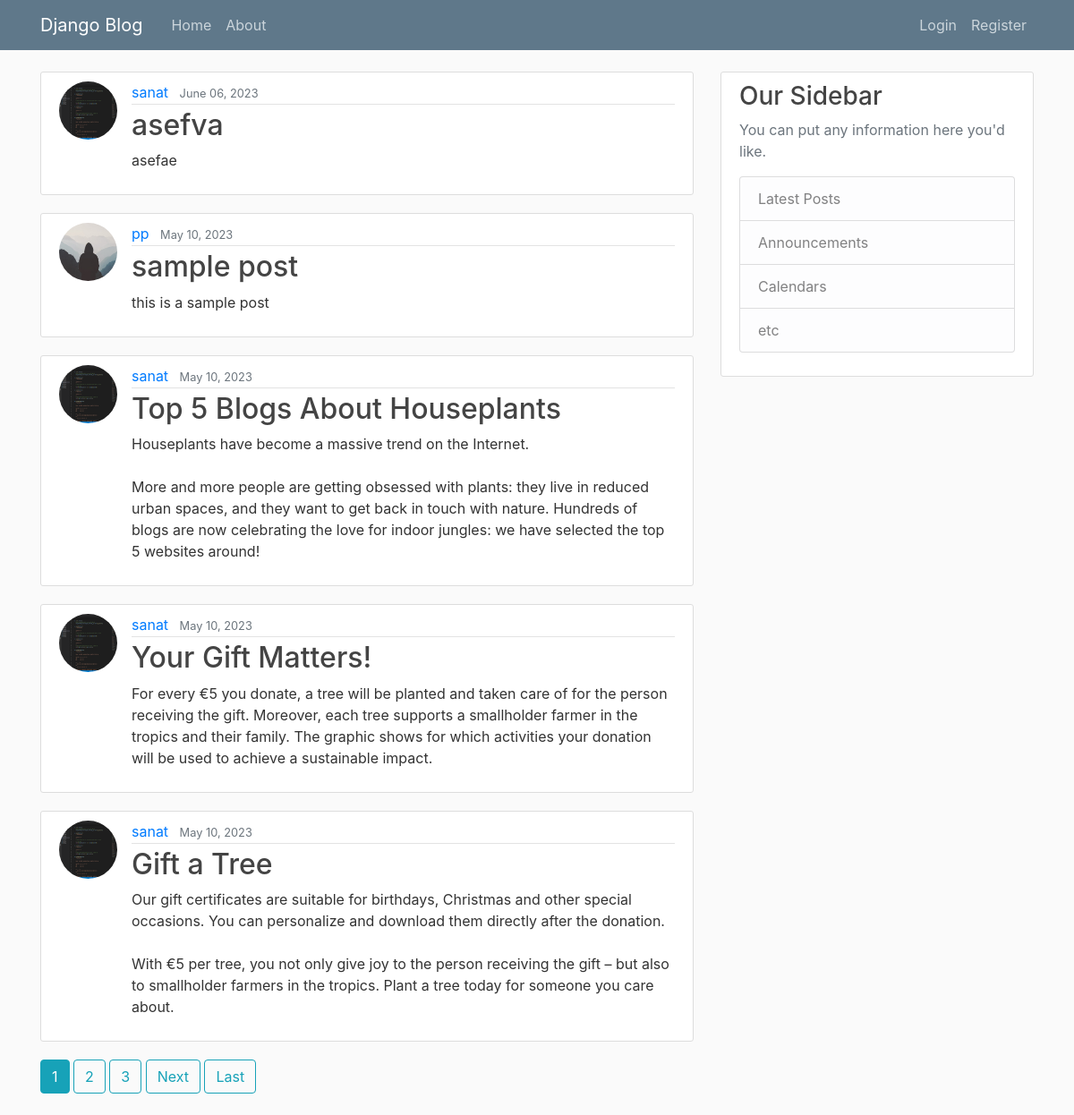
The page / on the database its author committed.
### blog/models.py (models this page shows, shortened)
class Post(models.Model):
    title = models.CharField(max_length=100)
    content = models.TextField()
    date_posted = models.DateTimeField(default=timezone.now)
    author = models.ForeignKey(User, on_delete=models.CASCADE)

### users/models.py (models this page shows, shortened)
class Profile(models.Model):
    user = models.OneToOneField(User, on_delete=models.CASCADE)
    image = models.ImageField(default='default.jpg', upload_to='profile_pics')

### blog/views.py (the view)
# urls.py: path('', PostListView.as_view(), name='blog-home'),
class PostListView(ListView):
    model = Post
    template_name = 'blog/home.html'
    context_object_name = 'posts'
    ordering = ['-date_posted']
    paginate_by=5

### blog/templates/blog/home.html (shortened to what this page needs)
{% extends "blog/base.html" %}
{% block content %}
    {% for post in posts %}
        <article class="media content-section">
          <img class="rounded-circle article-img" src="{{ post.author.profile.image.url }}">
          <div class="media-body">
            <div class="article-metadata">
              <a class="mr-2" href="{% url 'user-posts' post.author.username %}">{{ post.author }}</a>
              <small class="text-muted">{{ post.date_posted|date:"F d, Y" }}</small>
            </div>
            <h2><a class="article-title" href="{% url 'post-detail' post.id %}">{{ post.title }}</a></h2>
            <p class="article-content">{{ post.content }}</p>
          </div>
        </article>
    {% endfor %}
    {% if is_paginated %}
      {% for num in page_obj.paginator.page_range %}
        {% if page_obj.number == num %}
          <a class="btn btn-info mb-4" href="?page={{ num }}">{{ num }}</a>
        {% elif num > page_obj.number|add:'-3' and num < page_obj.number|add:'3' %}
          <a class="btn btn-outline-info mb-4" href="?page={{ num }}">{{ num }}</a>
        {% endif %}
      {% endfor %}
      {% if page_obj.has_next %}
        <a class="btn btn-outline-info mb-4" href="?page={{ page_obj.next_page_number }}">Next</a>
        <a class="btn btn-outline-info mb-4" href="?page={{ page_obj.paginator.num_pages }}">Last</a>
      {% endif %}
    {% endif %}
{% endblock content %}

### blog/templates/blog/base.html (shortened to what this page needs)
{% load static %}
<!DOCTYPE html>
<html>
<head>
    <link rel="stylesheet" href="https://maxcdn.bootstrapcdn.com/bootstrap/4.0.0/css/bootstrap.min.css">
    <link rel="stylesheet" type="text/css" href="{% static 'blog/main.css' %}">
</head>
<body>
    <header class="site-header">
      <nav class="navbar navbar-expand-md navbar-dark bg-steel fixed-top">
        <div class="container">
          <a class="navbar-brand mr-4" href="{% url 'blog-home' %}">Django Blog</a>
          <div class="collapse navbar-collapse" id="navbarToggle">
            <div class="navbar-nav mr-auto">
              <a class="nav-item nav-link" href="{% url 'blog-home' %}">Home</a>
              <a class="nav-item nav-link" href="{% url 'blog-about' %}">About</a>
            </div>
            <div class="navbar-nav">
              {% if user.is_authenticated %}
              <a class="nav-item nav-link" href="{% url 'post-create' %}">Add Post</a>
                <a class="nav-item nav-link" href="{% url 'profile' %}">Profile</a>
                <a class="nav-item nav-link" href="{% url 'logout' %}">Logout</a>
              {% else %}
                <a class="nav-item nav-link" href="{% url 'login' %}">Login</a>
                <a class="nav-item nav-link" href="{% url 'register' %}">Register</a>
              {% endif %}
            </div>
          </div>
        </div>
      </nav>
    </header>
    <main role="main" class="container">
      <div class="row">
        <div class="col-md-8">
          {% block content %}{% endblock %}
        </div>
        <div class="col-md-4">
          <div class="content-section">
            <h3>Our Sidebar</h3>
            <p class='text-muted'>You can put any information here you'd like.
              <ul class="list-group">
                <li class="list-group-item list-group-item-light">Latest Posts</li>
                <li class="list-group-item list-group-item-light">Announcements</li>
                <li class="list-group-item list-group-item-light">Calendars</li>
                <li class="list-group-item list-group-item-light">etc</li>
              </ul>
            </p>
          </div>
        </div>
      </div>
    </main>
</body>
</html>

### blog/static/blog/main.css (style rules this page uses)
body { background: #fafafa; color: #333333; margin-top: 5rem; }
h1, h2, h3, h4, h5, h6 { color: #444444; }
ul { margin: 0; }
.bg-steel { background-color: #5f788a; }
.site-header .navbar-nav .nav-link { color: #cbd5db; }
.content-section { background: #ffffff; padding: 10px 20px; border: 1px solid #dddddd; border-radius: 3px; margin-bottom: 20px; }
.article-title { color: #444444; }
.article-content { white-space: pre-line; }
.article-img { height: 65px; width: 65px; margin-right: 16px; }
.article-metadata { padding-bottom: 1px; margin-bottom: 4px; border-bottom: 1px solid #e3e3e3 }

### rows shown on the page
Post: author.profile.image (picture), author "sanat", date_posted "June 06, 2023", title "asefva", content "asefae"
Post: author.profile.image (placeholder picture), author "pp", date_posted "May 10, 2023", title "sample post", content "this is a sample post"
Post: author.profile.image (picture), author "sanat", date_posted "May 10, 2023", title "Top 5 Blogs About Houseplants", content "Houseplants have become a massive trend on the Internet. More and more people are getting obsessed with plants: they live in reduced urban spaces, and they want to get back in touch with nature. Hundreds of blogs are now celebrating the love for indoor jungles: we have selected the top 5 websites around!"
Post: author.profile.image (picture), author "sanat", date_posted "May 10, 2023", title "Your Gift Matters!", content "For every €5 you donate, a tree will be planted and taken care of for the person receiving the gift. Moreover, each tree supports a smallholder farmer in the tropics and their family. The graphic shows for which activities your donation will be used to achieve a sustainable impact."
Post: author.profile.image (picture), author "sanat", date_posted "May 10, 2023", title "Gift a Tree", content "Our gift certificates are suitable for birthdays, Christmas and other special occasions. You can personalize and download them directly after the donation. With €5 per tree, you not only give joy to the person receiving the gift – but also to smallholder farmers in the tropics. Plant a tree today for someone you care about."

### other values the page prints
{{ num }} "1"
{{ num }} "2" "3"
